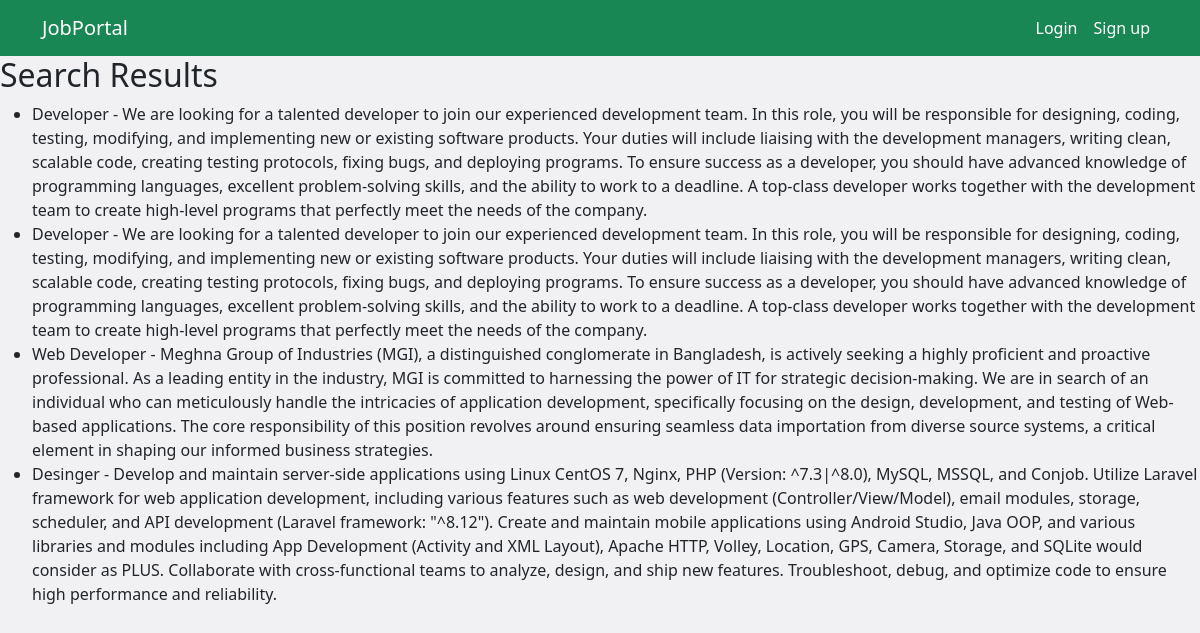
Page /search_results/ on the earlier database version.
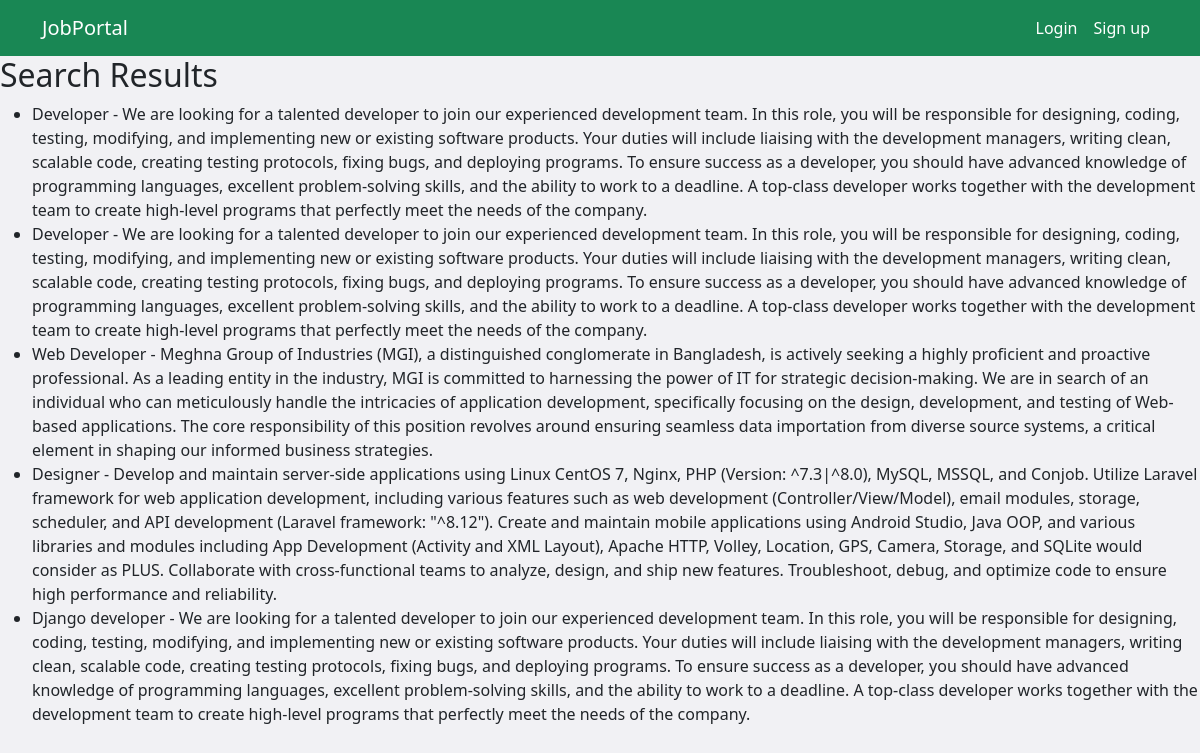
Same page on the later database version.
### app/models.py (models this page shows, shortened)
class JobPost(models.Model):
    recruiter = models.ForeignKey(CustomUser, on_delete=models.CASCADE)
    title = models.CharField(max_length=255)
    openings = models.PositiveIntegerField()
    category = models.ForeignKey(Category, on_delete=models.CASCADE)
    description = models.TextField()
    skill_set = models.ManyToManyField(Skills)
    posted_at = models.DateTimeField(auto_now_add=True)
    updated_at = models.DateTimeField(auto_now=True)

### app/views.py (the view)
# urls.py: path('search_results/', views.search_results, name='search_results'),
def search_results(request):
    form = SearchForm(request.GET)
    query = request.GET.get('q', '')
    results = JobPost.objects.filter(title__icontains=query)
    context = {
        'form': form,
        'results': results,
    }
    return render(request, 'search_results.html', context)

### app/templates/search_results.html
{% extends 'base.html' %}
{% block content %}
  <h2>Search Results</h2>
  {% if results %}
    <ul>
      {% for result in results %}
        <li>{{ result.title }} - {{ result.description }}</li>
      {% endfor %}
    </ul>
  {% else %}
    <p>No results found.</p>
  {% endif %}
{% endblock %}

Differences in the rows shown:
changed JobPost: title "Desinger" → "Designer"
added JobPost: title "Django developer", description "We are looking for a talented developer to join our experienced development team. In this role, you will be responsible for designing, coding, testing, modifying, and implementing new or existing software products. Your duties will include liaising with the development managers, writing clean, scalable code, creating testing protocols, fixing bugs, and deploying programs. To ensure success as a developer, you should have advanced knowledge of programming languages, excellent problem-solving skills, and the ability to work to a deadline. A top-class developer works together with the development team to create high-level programs that perfectly meet the needs of the company."
